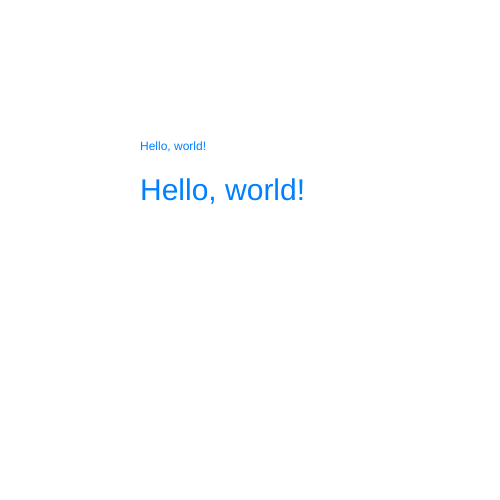
Frame 1 (no input)
Frame 60 (no input): identical to frame 1, image omitted
Frame 120 (the mouse pressed at the canvas centre since frame 60): identical to frame 1, image omitted

The p5.js sketch that drew this single still picture (run headless with seeded random() and noise() and a simulated clock; from frame 60 on, the mouse is pressed at the canvas centre):

// p5.js sketch
// ── sketch.js
// setup function - used for commands that need to run only once
function setup() {
  // only put code here that you want to happen one time,
  // at the start of your program

  // create a canvas element on the page
  createCanvas(500, 500);

  // set a fill color
  fill(0, 128, 255);

  // write some text
  text("Hello, world!", 140, 150);

  // set a larger text size
  textSize(30);
  text("Hello, world!", 140, 200);
}

// draw function - used for commands that need to be repeated
function draw() {
}
